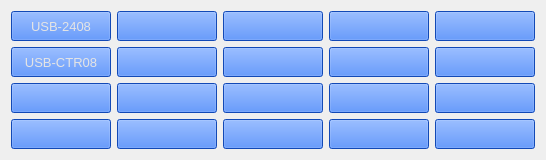
     <widget class="QWidget" name="Devices">
      <attribute name="title">
       <string>Devices</string>
      </attribute>
      <layout class="QGridLayout" name="gridLayout_9">
       <item row="0" column="0">
        <widget class="PyDMRelatedDisplayButton" name="PyDMRelatedDisplayButton_83">
         <property name="minimumSize">
          <size>
           <width>100</width>
           <height>30</height>
          </size>
         </property>
         <property name="font">
          <font>
           <pointsize>10</pointsize>
          </font>
         </property>
         <property name="toolTip">
          <string/>
         </property>
         <property name="styleSheet">
          <string notr="true">color: rgb(228, 228, 228);
background-color: rgb(25, 102, 255);</string>
         </property>
         <property name="text">
          <string>USB-2408</string>
         </property>
         <property name="filenames" stdset="0">
          <stringlist>
           <string>USB2408_module.adl</string>
          </stringlist>
         </property>
         <property name="titles" stdset="0">
          <stringlist>
           <string>USB-2408 module</string>
          </stringlist>
         </property>
         <property name="showIcon" stdset="0">
          <bool>false</bool>
         </property>
         <property name="macros" stdset="0">
          <stringlist>
           <string>P=${P}USB2408:,Bi=Bi,Li=Li,Bo=Bo,Lo=Lo,Bd=Bd,Ai=Ai,Ti=Ti,Ao=Ao,Ct=Counter,Wd=WaveDig,Wg=WaveGen,Tg=Trig</string>
          </stringlist>
         </property>
         <property name="openInNewWindow" stdset="0">
          <bool>true</bool>
         </property>
        </widget>
       </item>
       <item row="0" column="1">
        <widget class="PyDMRelatedDisplayButton" name="PyDMRelatedDisplayButton_88">
         <property name="minimumSize">
          <size>
           <width>100</width>
           <height>30</height>
          </size>
         </property>
         <property name="font">
          <font>
           <pointsize>10</pointsize>
          </font>
         </property>
         <property name="toolTip">
          <string/>
         </property>
         <property name="styleSheet">
          <string notr="true">color: rgb(228, 228, 228);
background-color: rgb(25, 102, 255);</string>
         </property>
         <property name="showIcon" stdset="0">
          <bool>false</bool>
         </property>
         <property name="openInNewWindow" stdset="0">
          <bool>true</bool>
         </property>
        </widget>
       </item>
       <item row="0" column="2">
        <widget class="PyDMRelatedDisplayButton" name="PyDMRelatedDisplayButton_96">
         <property name="minimumSize">
          <size>
           <width>100</width>
           <height>30</height>
          </size>
         </property>
         <property name="font">
          <font>
           <pointsize>10</pointsize>
          </font>
         </property>
         <property name="toolTip">
          <string/>
         </property>
         <property name="styleSheet">
          <string notr="true">color: rgb(228, 228, 228);
background-color: rgb(25, 102, 255);</string>
         </property>
         <property name="showIcon" stdset="0">
          <bool>false</bool>
         </property>
         <property name="openInNewWindow" stdset="0">
          <bool>true</bool>
         </property>
        </widget>
       </item>
       <item row="0" column="3">
        <widget class="PyDMRelatedDisplayButton" name="PyDMRelatedDisplayButton_95">
         <property name="minimumSize">
          <size>
           <width>100</width>
           <height>30</height>
          </size>
         </property>
         <property name="font">
          <font>
           <pointsize>10</pointsize>
          </font>
         </property>
         <property name="toolTip">
          <string/>
         </property>
         <property name="styleSheet">
          <string notr="true">color: rgb(228, 228, 228);
background-color: rgb(25, 102, 255);</string>
         </property>
         <property name="showIcon" stdset="0">
          <bool>false</bool>
         </property>
         <property name="openInNewWindow" stdset="0">
          <bool>true</bool>
         </property>
        </widget>
       </item>
       <item row="0" column="4">
        <widget class="PyDMRelatedDisplayButton" name="PyDMRelatedDisplayButton_196">
         <property name="minimumSize">
          <size>
           <width>100</width>
           <height>30</height>
          </size>
         </property>
         <property name="font">
          <font>
           <pointsize>10</pointsize>
          </font>
         </property>
         <property name="toolTip">
          <string/>
         </property>
         <property name="styleSheet">
          <string notr="true">color: rgb(228, 228, 228);
background-color: rgb(25, 102, 255);</string>
         </property>
         <property name="showIcon" stdset="0">
          <bool>false</bool>
         </property>
         <property name="openInNewWindow" stdset="0">
          <bool>true</bool>
         </property>
        </widget>
       </item>
       <item row="1" column="0">
        <widget class="PyDMRelatedDisplayButton" name="PyDMRelatedDisplayButton_84">
         <property name="minimumSize">
          <size>
           <width>100</width>
           <height>30</height>
          </size>
         </property>
         <property name="font">
          <font>
           <pointsize>10</pointsize>
          </font>
         </property>
         <property name="toolTip">
          <string/>
         </property>
         <property name="styleSheet">
          <string notr="true">color: rgb(228, 228, 228);
background-color: rgb(25, 102, 255);</string>
         </property>
         <property name="text">
          <string>USB-CTR08</string>
         </property>
         <property name="filenames" stdset="0">
          <stringlist>
           <string>USBCTR.adl</string>
           <string>usbctr_mcs_rate.py</string>
           <string>usbctr_timed_counter.py</string>
          </stringlist>
         </property>
         <property name="titles" stdset="0">
          <stringlist>
           <string>USB-CTR08 module</string>
           <string>MCS count-rate gauge</string>
           <string>Basic timed counter</string>
          </stringlist>
         </property>
         <property name="showIcon" stdset="0">
          <bool>false</bool>
         </property>
         <property name="macros" stdset="0">
          <stringlist>
           <string>P=${P}USBCTR:,SP=${P}USBCTR:,S=scaler1,MP=${P}USBCTR:MCS:,Bi=Bi,Li=Li,Bo=Bo,Lo=Lo,Bd=Bd,Ct=Counter,Pg=PulseGen,Tg=Trig</string>
           <string>P=${P}USBCTR:,MP=${P}USBCTR:MCS:,S=scaler1</string>
           <string>P=${P}USBCTR:,MP=${P}USBCTR:MCS:,S=scaler1</string>
          </stringlist>
         </property>
         <property name="openInNewWindow" stdset="0">
          <bool>true</bool>
         </property>
        </widget>
       </item>
       <item row="1" column="1">
        <widget class="PyDMRelatedDisplayButton" name="PyDMRelatedDisplayButton_90">
         <property name="minimumSize">
          <size>
           <width>100</width>
           <height>30</height>
          </size>
         </property>
         <property name="font">
          <font>
           <pointsize>10</pointsize>
          </font>
         </property>
         <property name="toolTip">
          <string/>
         </property>
         <property name="styleSheet">
          <string notr="true">color: rgb(228, 228, 228);
background-color: rgb(25, 102, 255);</string>
         </property>
         <property name="showIcon" stdset="0">
          <bool>false</bool>
         </property>
         <property name="openInNewWindow" stdset="0">
          <bool>true</bool>
         </property>
        </widget>
       </item>
       <item row="1" column="2">
        <widget class="PyDMRelatedDisplayButton" name="PyDMRelatedDisplayButton_98">
         <property name="minimumSize">
          <size>
           <width>100</width>
           <height>30</height>
          </size>
         </property>
         <property name="font">
          <font>
           <pointsize>10</pointsize>
          </font>
         </property>
         <property name="toolTip">
          <string/>
         </property>
         <property name="styleSheet">
          <string notr="true">color: rgb(228, 228, 228);
background-color: rgb(25, 102, 255);</string>
         </property>
         <property name="showIcon" stdset="0">
          <bool>false</bool>
         </property>
         <property name="openInNewWindow" stdset="0">
          <bool>true</bool>
         </property>
        </widget>
       </item>
       <item row="1" column="3">
        <widget class="PyDMRelatedDisplayButton" name="PyDMRelatedDisplayButton_93">
         <property name="minimumSize">
          <size>
           <width>100</width>
           <height>30</height>
          </size>
         </property>
         <property name="font">
          <font>
           <pointsize>10</pointsize>
          </font>
         </property>
         <property name="toolTip">
          <string/>
         </property>
         <property name="styleSheet">
          <string notr="true">color: rgb(228, 228, 228);
background-color: rgb(25, 102, 255);</string>
         </property>
         <property name="showIcon" stdset="0">
          <bool>false</bool>
         </property>
         <property name="openInNewWindow" stdset="0">
          <bool>true</bool>
         </property>
        </widget>
       </item>
       <item row="1" column="4">
        <widget class="PyDMRelatedDisplayButton" name="PyDMRelatedDisplayButton_198">
         <property name="minimumSize">
          <size>
           <width>100</width>
           <height>30</height>
          </size>
         </property>
         <property name="font">
          <font>
           <pointsize>10</pointsize>
          </font>
         </property>
         <property name="toolTip">
          <string/>
         </property>
         <property name="styleSheet">
          <string notr="true">color: rgb(228, 228, 228);
background-color: rgb(25, 102, 255);</string>
         </property>
         <property name="showIcon" stdset="0">
          <bool>false</bool>
         </property>
         <property name="openInNewWindow" stdset="0">
          <bool>true</bool>
         </property>
        </widget>
       </item>
       <item row="2" column="0">
        <widget class="PyDMRelatedDisplayButton" name="PyDMRelatedDisplayButton_85">
         <property name="minimumSize">
          <size>
           <width>100</width>
           <height>30</height>
          </size>
         </property>
         <property name="font">
          <font>
           <pointsize>10</pointsize>
          </font>
         </property>
         <property name="toolTip">
          <string/>
         </property>
         <property name="styleSheet">
          <string notr="true">color: rgb(228, 228, 228);
background-color: rgb(25, 102, 255);</string>
         </property>
         <property name="showIcon" stdset="0">
          <bool>false</bool>
         </property>
         <property name="openInNewWindow" stdset="0">
          <bool>true</bool>
         </property>
        </widget>
       </item>
       <item row="2" column="1">
        <widget class="PyDMRelatedDisplayButton" name="PyDMRelatedDisplayButton_87">
         <property name="minimumSize">
          <size>
           <width>100</width>
           <height>30</height>
          </size>
         </property>
         <property name="font">
          <font>
           <pointsize>10</pointsize>
          </font>
         </property>
         <property name="toolTip">
          <string/>
         </property>
         <property name="styleSheet">
          <string notr="true">color: rgb(228, 228, 228);
background-color: rgb(25, 102, 255);</string>
         </property>
         <property name="showIcon" stdset="0">
          <bool>false</bool>
         </property>
         <property name="openInNewWindow" stdset="0">
          <bool>true</bool>
         </property>
        </widget>
       </item>
       <item row="2" column="2">
        <widget class="PyDMRelatedDisplayButton" name="PyDMRelatedDisplayButton_94">
         <property name="minimumSize">
          <size>
           <width>100</width>
           <height>30</height>
          </size>
         </property>
         <property name="font">
          <font>
           <pointsize>10</pointsize>
          </font>
         </property>
         <property name="toolTip">
          <string/>
         </property>
         <property name="styleSheet">
          <string notr="true">color: rgb(228, 228, 228);
background-color: rgb(25, 102, 255);</string>
         </property>
         <property name="showIcon" stdset="0">
          <bool>false</bool>
         </property>
         <property name="openInNewWindow" stdset="0">
          <bool>true</bool>
         </property>
        </widget>
       </item>
       <item row="2" column="3">
        <widget class="PyDMRelatedDisplayButton" name="PyDMRelatedDisplayButton_91">
         <property name="minimumSize">
          <size>
           <width>100</width>
           <height>30</height>
          </size>
         </property>
         <property name="font">
          <font>
           <pointsize>10</pointsize>
          </font>
         </property>
         <property name="toolTip">
          <string/>
         </property>
         <property name="styleSheet">
          <string notr="true">color: rgb(228, 228, 228);
background-color: rgb(25, 102, 255);</string>
         </property>
         <property name="showIcon" stdset="0">
          <bool>false</bool>
         </property>
         <property name="openInNewWindow" stdset="0">
          <bool>true</bool>
         </property>
        </widget>
       </item>
       <item row="2" column="4">
        <widget class="PyDMRelatedDisplayButton" name="PyDMRelatedDisplayButton_197">
         <property name="minimumSize">
          <size>
           <width>100</width>
           <height>30</height>
          </size>
         </property>
         <property name="font">
          <font>
           <pointsize>10</pointsize>
          </font>
         </property>
         <property name="toolTip">
          <string/>
         </property>
         <property name="styleSheet">
          <string notr="true">color: rgb(228, 228, 228);
background-color: rgb(25, 102, 255);</string>
         </property>
         <property name="showIcon" stdset="0">
          <bool>false</bool>
         </property>
         <property name="openInNewWindow" stdset="0">
          <bool>true</bool>
         </property>
        </widget>
       </item>
       <item row="3" column="0">
        <widget class="PyDMRelatedDisplayButton" name="PyDMRelatedDisplayButton_86">
         <property name="minimumSize">
          <size>
           <width>100</width>
           <height>30</height>
          </size>
         </property>
         <property name="font">
          <font>
           <pointsize>10</pointsize>
          </font>
         </property>
         <property name="toolTip">
          <string/>
         </property>
         <property name="styleSheet">
          <string notr="true">color: rgb(228, 228, 228);
background-color: rgb(25, 102, 255);</string>
         </property>
         <property name="showIcon" stdset="0">
          <bool>false</bool>
         </property>
         <property name="openInNewWindow" stdset="0">
          <bool>true</bool>
         </property>
        </widget>
       </item>
       <item row="3" column="1">
        <widget class="PyDMRelatedDisplayButton" name="PyDMRelatedDisplayButton_89">
         <property name="minimumSize">
          <size>
           <width>100</width>
           <height>30</height>
          </size>
         </property>
         <property name="font">
          <font>
           <pointsize>10</pointsize>
          </font>
         </property>
         <property name="toolTip">
          <string/>
         </property>
         <property name="styleSheet">
          <string notr="true">color: rgb(228, 228, 228);
background-color: rgb(25, 102, 255);</string>
         </property>
         <property name="showIcon" stdset="0">
          <bool>false</bool>
         </property>
         <property name="openInNewWindow" stdset="0">
          <bool>true</bool>
         </property>
        </widget>
       </item>
       <item row="3" column="2">
        <widget class="PyDMRelatedDisplayButton" name="PyDMRelatedDisplayButton_97">
         <property name="minimumSize">
          <size>
           <width>100</width>
           <height>30</height>
          </size>
         </property>
         <property name="font">
          <font>
           <pointsize>10</pointsize>
          </font>
         </property>
         <property name="toolTip">
          <string/>
         </property>
         <property name="styleSheet">
          <string notr="true">color: rgb(228, 228, 228);
background-color: rgb(25, 102, 255);</string>
         </property>
         <property name="showIcon" stdset="0">
          <bool>false</bool>
         </property>
         <property name="openInNewWindow" stdset="0">
          <bool>true</bool>
         </property>
        </widget>
       </item>
       <item row="3" column="3">
        <widget class="PyDMRelatedDisplayButton" name="PyDMRelatedDisplayButton_92">
         <property name="minimumSize">
          <size>
           <width>100</width>
           <height>30</height>
          </size>
         </property>
         <property name="font">
          <font>
           <pointsize>10</pointsize>
          </font>
         </property>
         <property name="toolTip">
          <string/>
         </property>
         <property name="styleSheet">
          <string notr="true">color: rgb(228, 228, 228);
background-color: rgb(25, 102, 255);</string>
         </property>
         <property name="showIcon" stdset="0">
          <bool>false</bool>
         </property>
         <property name="openInNewWindow" stdset="0">
          <bool>true</bool>
         </property>
        </widget>
       </item>
       <item row="3" column="4">
        <widget class="PyDMRelatedDisplayButton" name="PyDMRelatedDisplayButton_195">
         <property name="minimumSize">
          <size>
           <width>100</width>
           <height>30</height>
          </size>
         </property>
         <property name="font">
          <font>
           <pointsize>10</pointsize>
          </font>
         </property>
         <property name="toolTip">
          <string/>
         </property>
         <property name="styleSheet">
          <string notr="true">color: rgb(228, 228, 228);
background-color: rgb(25, 102, 255);</string>
         </property>
         <property name="showIcon" stdset="0">
          <bool>false</bool>
         </property>
         <property name="openInNewWindow" stdset="0">
          <bool>true</bool>
         </property>
        </widget>
       </item>
      </layout>
     </widget>
